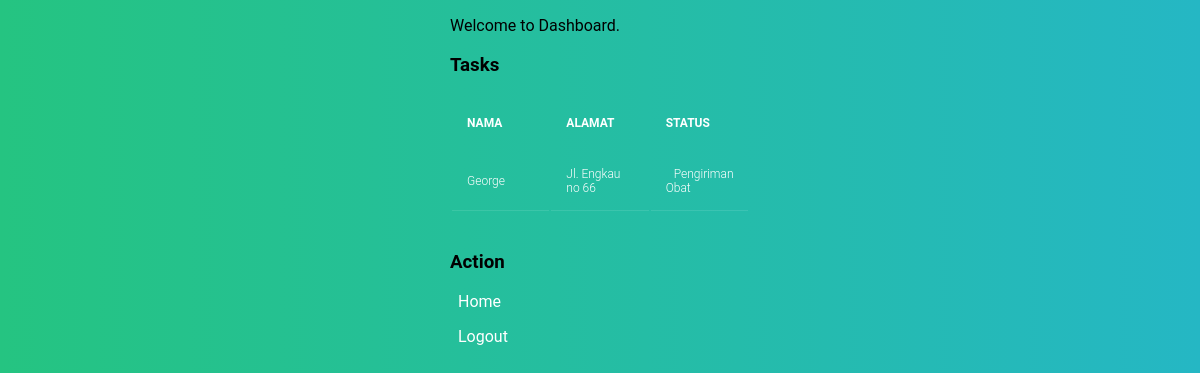
/kurir/dashboard.php (signed in), run on the app's committed database.
### tables this page shows
CREATE TABLE `resep` (
  `id_resep` int(11) NOT NULL,
  `tanggal_resep` datetime NOT NULL,
  `keterangan` varchar(250) DEFAULT NULL,
  `id_pasien` int(11) NOT NULL,
  `id_dokter` int(11) NOT NULL,
  `id_klinik_terkait` int(11) NOT NULL,
  `id_status_resep` int(11) NOT NULL,
  `id_apotik_resep` int(11) DEFAULT NULL,
  `temp_id` varchar(20) DEFAULT NULL
);

CREATE TABLE `person` (
  `id_person` int(11) NOT NULL,
  `nama` varchar(100) NOT NULL,
  `alergi_obat` varchar(200) DEFAULT NULL,
  `tanggal_lahir` date DEFAULT NULL,
  `berat_badan` float DEFAULT NULL,
  `alamat` varchar(100) DEFAULT NULL,
  `longitude` double NOT NULL,
  `latitude` double NOT NULL,
  `kontak_person` varchar(100) NOT NULL,
  `temp_id` varchar(20) DEFAULT NULL
);

CREATE TABLE `status_pengiriman` (
  `id_status` int(11) NOT NULL,
  `keterangan` varchar(100) NOT NULL
);

### kurir/map.php (the view, shortened to what this page needs)
<?php
require('../db.php');
$sel_query="SELECT * FROM `resep` INNER JOIN `status_pengiriman` ON `resep`.`id_status_resep`=`status_pengiriman`.`id_status` INNER JOIN `person` ON `person`.`id_person`=`resep`.`id_pasien` WHERE `status_pengiriman`.`id_status`< 5 AND `resep`.`id_apotik_resep`=".$_SESSION['id_apotik_for_map']." ORDER BY `status_pengiriman`.`id_status` DESC";
$result = mysqli_query($con,$sel_query);
?>
<h3>Tasks</h3><table><tr><th><strong>Nama</strong></th><th><strong>Alamat</strong></th><th><strong>Status</strong></th></tr>
<?php
while($row = mysqli_fetch_assoc($result)) {
	echo "<tr><td>".$row['nama']."</td><td>".$row['alamat']."</td><td>";
		if ($row['id_status'] == 3) {
			echo "<a href='set_status_pengiriman.php?id_resep=".$row['id_resep']."&longitude=".$row['longitude']."&latitude=".$row['latitude']."'>".$row['keterangan']."</a>";
		}elseif ($row['id_status'] == 4) {
			echo "<a href='set_status_pengiriman.php?id_resep=".$row['id_resep']."&longitude=".$row['longitude']."&latitude=".$row['latitude']."&navigasi=1'>".$row['keterangan']."</a>";
		}
	echo "</td></tr>";
}?>
</table><br/>

### kurir/css/style.css (style rules this page uses)
body { font-family:Arial, Sans-Serif; }
a { color:#0067ab; text-decoration:none; }

### css/table.css (style rules this page uses)
a { text-decoration:none; color: white; padding: 4px 8px; border-radius: 10px; }
table { width:100%; table-layout: fixed; }
th { padding: 20px 15px; text-align: left; font-weight: 500; font-size: 12px; color: #fff; text-transform: uppercase; }
td { padding: 15px; text-align: left; vertical-align:middle; font-weight: 300; font-size: 12px; color: #fff; border-bottom: solid 1px rgba(255,255,255,0.1); }
body { background: -webkit-linear-gradient(left, #25c481, #25b7c4); background: linear-gradient(to right, #25c481, #25b7c4); font-family: 'Roboto', sans-serif; }

### data on the page
resep: id_pasien.nama "George", id_pasien.alamat "Jl. Engkau no 66", id_status_resep.keterangan "Pengiriman Obat"
